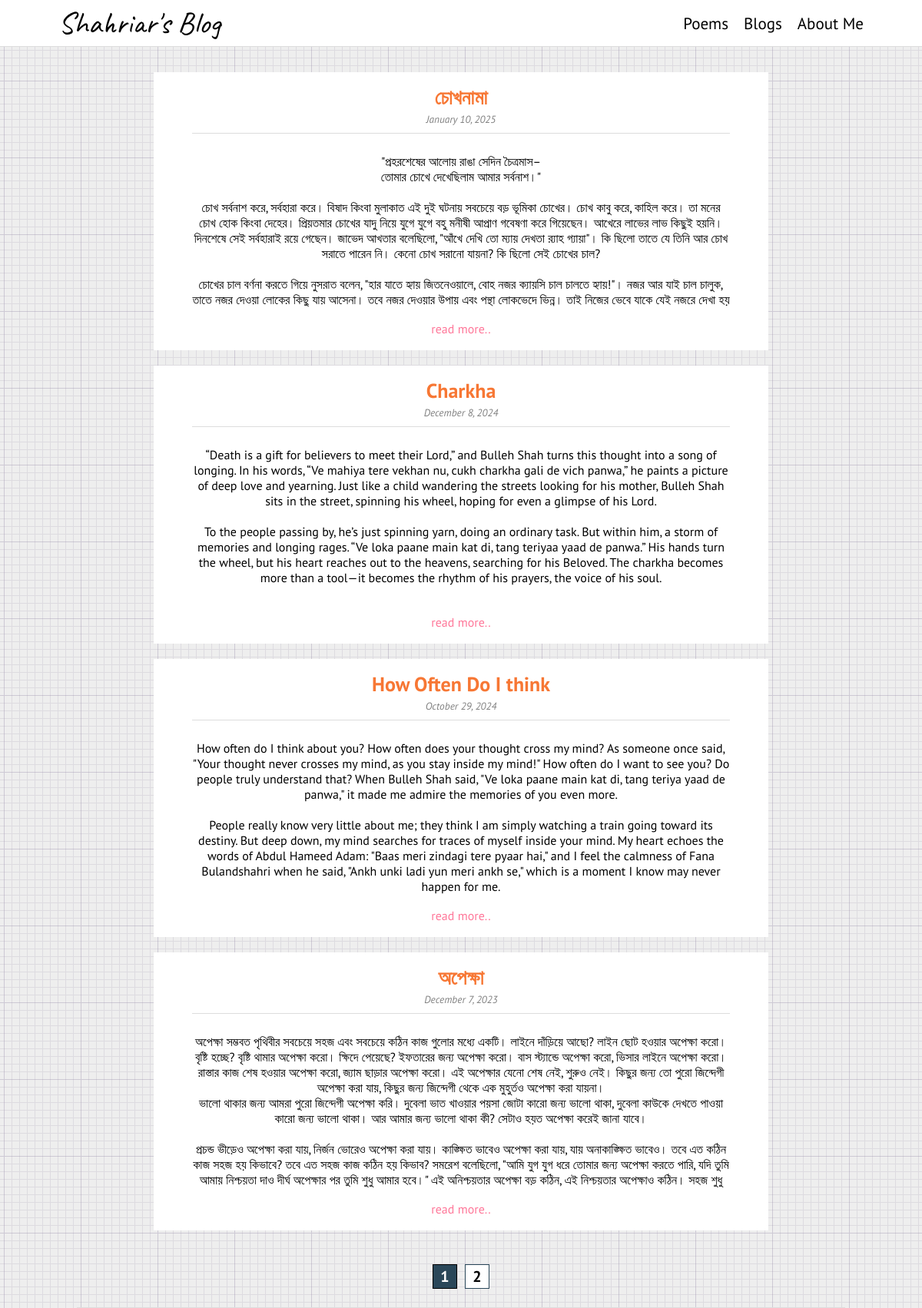
The page /bloglist/ on the database its author committed.
### blog/models.py (models this page shows, shortened)
class Blog(models.Model):
    title = models.CharField(max_length=200)
    content = models.TextField()
    published_date = models.DateTimeField(default=timezone.now, blank=True)

### blog/views.py (the view)
# urls.py: path('bloglist/', views.bloglist, name='bloglist'),
def bloglist(request):
    all_blogs = Blog.objects.order_by("-published_date")
    paginator = Paginator(all_blogs, 4)
    page_number = request.GET.get('page')
    try:
        blogs = paginator.page(page_number)
    except PageNotAnInteger:
        blogs = paginator.page(1)
    except EmptyPage:
        blogs = paginator.page(paginator.num_pages)
    context = {"blogs": blogs}
    return render(request, 'blog/bloglist.html', context)

### blog/templates/blog/bloglist.html (shortened to what this page needs)
{% load static %}
<!DOCTYPE html>
<html lang="en">
  <head>
    <link rel="stylesheet" href="{% static 'styles/bloglist.css' %}">
    <link rel="stylesheet" href="{% static 'styles/style.css' %}">
  </head>
  <body>
    <div class="nav-wrapper">
      <div class="nav-content">
        <div class="nav-logo">
          <a href="{% url 'blog' %}">Shahriar's Blog</a>
        </div>
        <div class="nav-options">
          <div class="nav-poemlist"><a href="{% url 'poemlist' %}">Poems</a></div>
          <div class="nav-bloglist"><a href="{% url 'bloglist' %}">Blogs</a></div>
          <div class="nav-about"><a href="{% url 'about' %}">About Me</a></div>
        </div>
      </div>
    </div>
    <div class="bloglist-wrapper">
      <div class="bloglist-container">
        {% for blog in blogs %}
        <div class="bloglist-entry">
          <header class="bloglist-header">
            <div class="bloglist-title"><a href="{% url 'blog_detail' blog.pk %}"><strong>{{blog.title}}</strong></a></div>
            <div class="bloglist-date"><small><i>{{blog.published_date|date:"F j, Y"}}</i></small></div><br>
          </header>
          <div class="bloglist-content">
            <p>{{blog.content|linebreaksbr}}</p>
          </div>
          <div class="read-more"><a href="{% url 'blog_detail' blog.pk %}">read more..</a></div>
        </div>
        {% endfor %}
        {% if blogs.has_other_pages %}
        <div class="pagination-wrapper">
          <div class="pagination">
            <span class="step-links">
              <span class="current">
                {{ blogs.number }}
              </span>
              {% if blogs.has_next %}
              <div class="page-next">
                <a href="?page={{ blogs.next_page_number }}">{{blogs.next_page_number}}</a>
                {% endif %}
              </div>
            </span>
          </div>
        </div>
        {% endif %}
      </div>
    </div>
  </body>
</html>

### blog/static/styles/bloglist.css (style rules this page uses)
.bloglist-wrapper { display: flex; min-height: 100vh; width: 100%; padding-top: 30px; justify-content: center; position: relative; box-sizing: border-box; }
.bloglist-container { position: relative; top: auto; margin-top: 8vh; width: 90%; max-width: 1000px; padding: 0 15px; }
.bloglist-entry { display: flex; justify-content: center; flex-direction: column; position: relative; align-items: center; width: 100%; max-width: 800px; height: auto; min-height: 250px; background-color: white; margin-bottom: 20px; font-size: 16px; padding-top: 90px; padding-bottom: 40px; box-sizing: border-box; margin-left: auto; margin-right: auto; }
.bloglist-header { position: absolute; top: 0; left: 50%; transform: translateX(-50%); display: flex; flex-direction: column; row-gap: 1px; align-items: center; border-bottom: 1px solid #ddd; width: 90%; max-width: 700px; height: 80px; padding: 1em 1em; box-sizing: border-box; text-align: center; }
.bloglist-header a { text-decoration: none; color: #f77734; }
.bloglist-title { font-size: 26px; word-wrap: break-word; }
.bloglist-date { margin-bottom: 5px; height: 20px; color: grey; }
.bloglist-content { position: relative; top: auto; height: auto; max-height: 200px; display: flex; width: 100%; justify-content: center; overflow: hidden; margin-top: 2vh; margin-bottom: 2vh; padding: 0 5%; box-sizing: border-box; }
.bloglist-content p { text-align: center; margin: 0; max-width: 700px; }
.read-more { position: absolute; bottom: 5%; left: 50%; transform: translateX(-50%); }
.read-more a { text-decoration: none; color: #f79; }

### blog/static/styles/style.css (style rules this page uses)
* { margin: 0px; padding: 0px; }
html { height: 100%; }
body { font-family: 'PT Sans', 'Hind Siliguri', sans-serif; min-height: 100vh; background-color: #eeeeee; }
.nav-wrapper { position: fixed; z-index: 999; display: flex; width: 100%; justify-content: center; height: 60px; background-color: white; border-bottom: 1px solid #ddd; align-items: center; }
.nav-content { width: 90%; max-width: 1200px; padding: 0 1em; display: flex; justify-content: space-between; align-items: center; height: 100%; box-sizing: border-box; }
.nav-options { display: flex; width: auto; column-gap: 20px; align-items: center; font-family: 'PT Sans', sans-serif; font-size: 21px; }
.nav-options a { text-decoration: none; color: black; }
.nav-logo a { text-decoration: none; color: black; }
.nav-logo { font-family: 'Caveat', sans-serif; font-size: 40px; }
.pagination-wrapper { display: flex; justify-content: center; align-items: center; width: 100%; height: 80px; border-bottom: 1px solid #ddd; }
.pagination { display: flex; justify-content: center; align-items: center; margin: 0 auto; }
.step-links { text-decoration: none; color: black; display: flex; column-gap: 10px; align-items: center; justify-content: center; }
.current { height: 30px; width: 30px; background-color: #2a4759; display: flex; justify-content: center; align-items: center; border: 1px solid black; color: white; font-size: 20px; font-weight: bold; }
.page-next { height: 30px; width: 30px; display: flex; background-color: white; border: 1px solid #2a4759; display: flex; justify-content: center; align-items: center; color: white; font-size: 20px; font-weight: bold; }
.page-next a { text-decoration: none; color: black; }

### rows shown on the page
Blog: title "চোখনামা", published_date "January 10, 2025", content "\"প্রহরশেষের আলোয় রাঙা সেদিন চৈত্রমাস– তোমার চোখে দেখেছিলাম আমার সর্বনাশ।\" চোখ সর্বনাশ করে, সর্বহারা করে। বিষাদ কিংবা মুলাকাত এই দুই ঘটনায় সবচেয়ে বড় ভূমিকা চোখের। চোখ কাবু করে, কাহিল করে। তা মনের চোখ হোক কিংবা দেহের। প্রিয়তমার চোখের যাদু নিয়ে যুগে যুগে বহু মনীষী আপ্রাণ গবেষণা করে গিয়েছেন। আখেরে লাভের লাভ কিছুই হয়নি। দিনশেষে সেই সর্বহারাই রয়ে গেছেন। জাভেদ আখতার বলেছিলো, \"আঁখে দেখি তো ম্যায় দেখতা র‍্যাহ গ্যায়া\"। কি ছিলো তাতে যে তিনি আর চোখ সরাতে পারেন নি। কেনো চোখ সরানো যায়না? কি ছিলো সেই চোখের চাল? চোখের চাল বর্ণনা করতে গিয়ে নুসরাত বলেন, \"হার যাতে হ্যায় জিতনেওয়ালে, বোহ নজর ক্যায়সি চাল চালতে হ্যায়!\"। নজর আর যাই চাল চালুক, তাতে নজর দেওয়া লোকের কিছু যায় আসেনা। তবে নজর দেওয়ার উপায় এবং পন্থা…"
Blog: title "Charkha", published_date "December 8, 2024", content "“Death is a gift for believers to meet their Lord,” and Bulleh Shah turns this thought into a song of longing. In his words, “Ve mahiya tere vekhan nu, cukh charkha gali de vich panwa,” he paints a picture of deep love and yearning. Just like a child wandering the streets looking for his mother, Bulleh Shah sits in the street, spinning his wheel, hoping for even a glimpse of his Lord. To the people passing by, he’s just spinning yarn, doing an ordinary task. But within him, a storm of memories and longing rages. “Ve loka paane main kat di, tang teriyaa yaad de panwa.” His hands turn the wheel, but his heart reaches out to the heavens, searching for his Beloved. The charkha becomes more than…"
Blog: title "How Often Do I think", published_date "October 29, 2024", content "How often do I think about you? How often does your thought cross my mind? As someone once said, \"Your thought never crosses my mind, as you stay inside my mind!\" How often do I want to see you? Do people truly understand that? When Bulleh Shah said, \"Ve loka paane main kat di, tang teriya yaad de panwa,\" it made me admire the memories of you even more. People really know very little about me; they think I am simply watching a train going toward its destiny. But deep down, my mind searches for traces of myself inside your mind. My heart echoes the words of Abdul Hameed Adam: \"Baas meri zindagi tere pyaar hai,\" and I feel the calmness of Fana Bulandshahri when he said, \"Ankh unki ladi yun…"
Blog: title "অপেক্ষা", published_date "December 7, 2023", content "অপেক্ষা সম্ভবত পৃথিবীর সবচেয়ে সহজ এবং সবচেয়ে কঠিন কাজ গুলোর মধ্যে একটি। লাইনে দাঁড়িয়ে আছো? লাইন ছোট হওয়ার অপেক্ষা করো। বৃষ্টি হচ্ছে? বৃষ্টি থামার অপেক্ষা করো। ক্ষিদে পেয়েছে? ইফতারের জন্য অপেক্ষা করো। বাস স্ট্যান্ডে অপেক্ষা করো, ভিসার লাইনে অপেক্ষা করো। রাস্তার কাজ শেষ হওয়ার অপেক্ষা করো, জ্যাম ছাড়ার অপেক্ষা করো। এই অপেক্ষার যেনো শেষ নেই, শুরুও নেই। কিছুর জন্য তো পুরো জিন্দেগী অপেক্ষা করা যায়, কিছুর জন্য জিন্দেগী থেকে এক মুহুর্তও অপেক্ষা করা যায়না। ভালো থাকার জন্য আমরা পুরো জিন্দেগী অপেক্ষা করি। দুবেলা ভাত খাওয়ার পয়সা জোটা কারো জন্য ভালো থাকা, দুবেলা কাউকে দেখতে পাওয়া কারো জন্য ভালো থাকা। আর আমার জন্য ভালো থাকা কী? সেটাও হয়ত অপেক্ষা করেই জানা যাবে। প্রচন্ড ভীড়েও অপেক্ষা করা যায়, নির্জন ভোরেও…"

### other values the page prints
{{ blogs.number }} "1"
{{ blogs.next_page_number }} "2"
